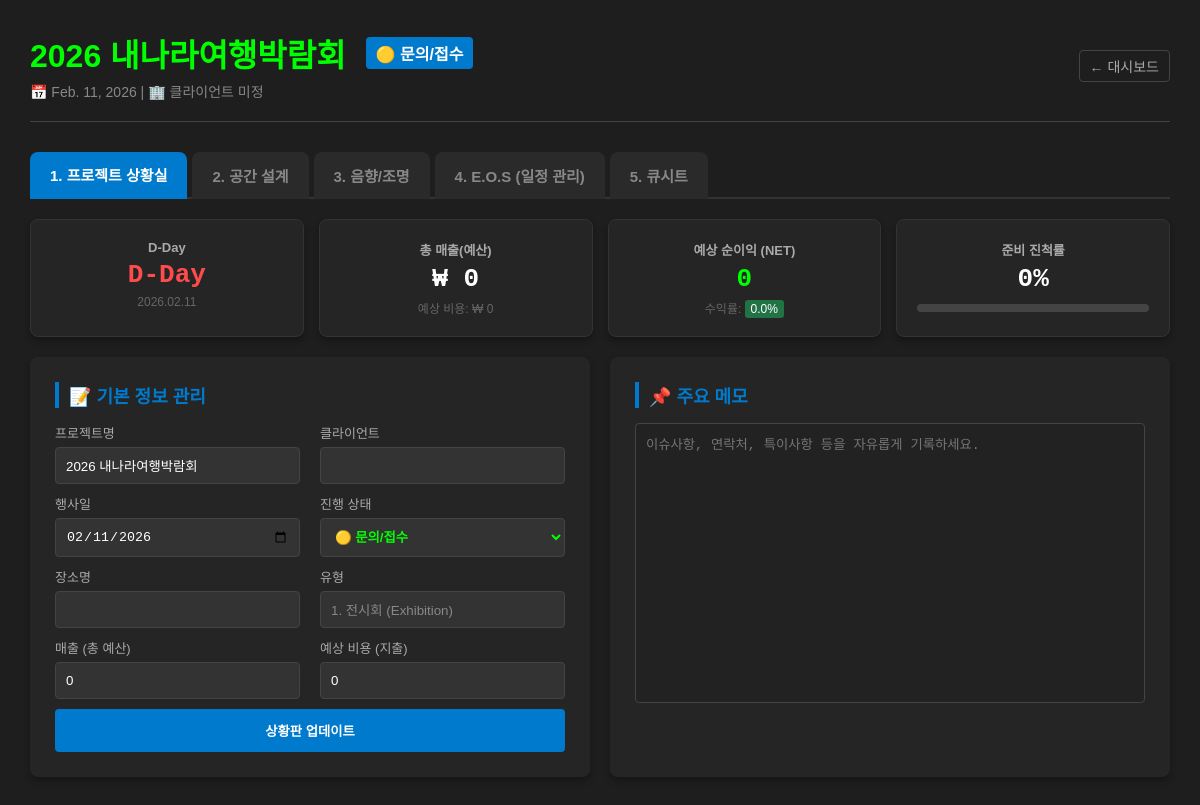
/event/3/ (signed in), run on the app's committed database.
### main/models.py (models this page shows, shortened)
class Event(models.Model):
    author = models.ForeignKey(User, on_delete=models.CASCADE)
    title = models.CharField(max_length=200, verbose_name="프로젝트명")
    client_name = models.CharField(max_length=100, verbose_name="클라이언트(발주처)", default="", blank=True)
    venue_name = models.CharField(max_length=100, verbose_name="장소명", default="", blank=True)
    budget = models.IntegerField(default=0, verbose_name="총 예산(원)")
    expected_cost = models.IntegerField(default=0, verbose_name="예상 지출(비용)")
    status = models.CharField(max_length=20, choices=STATUS_CHOICES, default='inquiry', verbose_name="진행 상태")
    date = models.DateField(verbose_name="행사일")
    created_at = models.DateTimeField(auto_now_add=True)
    event_type = models.CharField(max_length=20, choices=TYPE_CHOICES_EVENT, default='event', verbose_name="행사 유형")
    venue_width = models.FloatField(default=20.0, verbose_name="공간 가로(m)")
    venue_depth = models.FloatField(default=40.0, verbose_name="공간 깊이(m)")
    venue_height = models.FloatField(default=5.0, verbose_name="천고(m)")
    has_stage = models.BooleanField(default=True, verbose_name="[장비] 무대 사용")
    stage_width = models.FloatField(default=14.4, verbose_name="무대 가로(m)")
    stage_depth = models.FloatField(default=4.8, verbose_name="무대 깊이(m)")
    stage_height = models.FloatField(default=0.9, verbose_name="무대 높이(m)")
    table_gap = models.FloatField(default=3.0, verbose_name="객석 간격(m)")
    seating_type = models.CharField(max_length=20, choices=SEATING_CHOICES, default='banquet', verbose_name="객석 배치 유형")
    has_virgin_road = models.BooleanField(default=False, verbose_name="버진로드 포함")
    has_foh = models.BooleanField(default=True, verbose_name="FOH(콘솔) 배치")
    has_sound = models.BooleanField(default=True, verbose_name="[장비] 음향 사용")
    has_lighting = models.BooleanField(default=True, verbose_name="[장비] 조명 사용")
    has_screen = models.BooleanField(default=False, verbose_name="[장비] 영상 사용")
    has_booth = models.BooleanField(default=False, verbose_name="[시설] 전시 부스")
    has_print = models.BooleanField(default=False, verbose_name="[제작] 인쇄물")

### main/views.py (the view, shortened to what this page needs)
# urls.py: path('event/<int:event_id>/', views.detail, name='detail'),
@login_required
def detail(request, event_id):
    event = get_object_or_404(Event, pk=event_id)
    if event.author != request.user:
        return HttpResponse("이 프로젝트를 볼 권한이 없습니다.", status=403)
    overview_form = EventOverviewForm(instance=event)
    space_form = EventSpaceForm(instance=event)
    cue_form = CueForm()
    task_form = TaskForm()
    today = date.today()
    d_day = (event.date - today).days
    total_tasks = event.tasks.count()
    done_tasks = event.tasks.filter(is_done=True).count()
    progress = int((done_tasks / total_tasks) * 100) if total_tasks > 0 else 0
    total_task_budget = event.tasks.aggregate(total=Sum('planned_budget'))['total'] or 0
    budget = event.budget if event.budget is not None else 0
    cost = total_task_budget
    profit = budget - cost
    try:
        profit_rate = round((profit / budget) * 100, 1) if budget > 0 else 0.0
    except (TypeError, ZeroDivisionError):
        profit_rate = 0.0
    fmt_budget = f"{budget:,}"
    fmt_cost = f"{cost:,}"
    fmt_profit = f"{profit:,}"
    phase_ordering = Case(
        When(task_category__in=['PLANNING', 'planning', 'admin'], then=Value(0)),
        When(task_category__in=['DESIGN', 'design'], then=Value(1)),
        When(task_category__in=['PREPARATION', 'preparation'], then=Value(2)),
        When(task_category__in=['EXECUTION', 'execution'], then=Value(3)),
        When(task_category__in=['CLOSING', 'settlement'], then=Value(4)),
        default=Value(99), # 기타 -> 맨 뒤
        output_field=IntegerField(),
    )
    tasks = event.tasks.all().annotate(order_rank=phase_ordering).order_by('order_rank', 'deadline')
    cues = event.cue_set.all().order_by('order')
    space_report = calculate_space(event)
    graph_space = draw_space(event)
    audio_report = calculate_audio(event)
    graph_audio = draw_audio(event, audio_report['specs'])
    l_engine = LightingEngine(event)
    light_patch, light_power, light_layout, gen_info = l_engine.get_patch_data()
    graph_light = draw_light(event, light_layout)
    return render(request, 'main/detail.html', {
        'event': event,
        'd_day': d_day,
        'progress': progress,
        'fmt_budget': fmt_budget,
        'fmt_cost': fmt_cost,
        'fmt_profit': fmt_profit,
        'profit_rate': profit_rate,
        'profit_raw': profit,
        'overview_form': overview_form,
        'space_form': space_form,
        'task_form': task_form,
        'form': cue_form,
        'tasks': tasks,
        'cues': cues,
        'space': space_report,
        'audio': audio_report,
        'light_patch': light_patch,
        'light_power': light_power,
        'gen_info': gen_info,
        'graph_space': graph_space,
        'graph_audio': graph_audio,
        'graph_light': graph_light
    })

### main/forms.py
class EventOverviewForm(forms.ModelForm):
    status = forms.ChoiceField(
        choices=STATUS_CHOICES,
        label='진행 상태',
        widget=forms.Select(attrs={'class': 'form-input', 'style': 'font-weight:bold; color:#00ff00;'})
    )
    class Meta:
        model = Event
        fields = ['title', 'client_name', 'venue_name', 'date', 'status', 'budget', 'expected_cost']
        labels = {
            'title': '프로젝트 명',
            'client_name': '클라이언트',
            'venue_name': '장소명',
            'date': '행사 날짜',
            'budget': '매출 (총 예산)',
            'expected_cost': '예상 지출',
        }
        widgets = {
            'title': forms.TextInput(attrs={'class': 'form-input'}),
            'client_name': forms.TextInput(attrs={'class': 'form-input'}),
            'venue_name': forms.TextInput(attrs={'class': 'form-input'}),
            'date': forms.DateInput(attrs={'class': 'form-input', 'type': 'date'}),
            'budget': forms.NumberInput(attrs={'class': 'form-input'}),
            'expected_cost': forms.NumberInput(attrs={'class': 'form-input', 'placeholder': '지출 예상액 입력'}),
        }

### main/calculators.py (called while the page is built)
def get_image():
    buf = io.BytesIO()
    plt.savefig(buf, format='png', bbox_inches='tight', facecolor='#252526')
    buf.seek(0)
    string = base64.b64encode(buf.read())
    uri = urllib.parse.quote(string)
    plt.close()
    return uri

def draw_light(event, layout):
    s_w, s_d = event.stage_width, event.stage_depth
    fig, ax = plt.subplots(figsize=(8, 6))
    ax.set_facecolor('#f0f0f0')
    ax.add_patch(patches.Rectangle((-s_w/2, -s_d/2), s_w, s_d, fill=False, edgecolor='black', lw=2))
    ax.plot([-s_w/2, s_w/2], [s_d/2-0.5, s_d/2-0.5], 'k--', alpha=0.3)
    ax.plot([-s_w/2, s_w/2], [-s_d/2-3.0, -s_d/2-3.0], 'k--', alpha=0.3)
    for item in layout:
        ax.scatter(item['x'], item['y'], c=item['color'], s=100, edgecolors='black', zorder=5)
    ax.set_xlim(-(s_w/2)-2, (s_w/2)+2)
    ax.set_ylim(-(s_d/2)-5, (s_d/2)+2)
    ax.set_title("조명 배치 플롯", color='white')
    ax.grid(True, alpha=0.2)
    ax.axis('off')
    return get_image()

### main/models.py (called while the page is built)
    def __str__(self):
        return self.name

### main/templates/main/detail.html (shortened to what this page needs)
{% load humanize %}
<!DOCTYPE html>
<html lang="ko">
<head>
</head>
<body>
    <div class="container">
        <div class="header">
            <div>
                <h1 class="event-title">
                    {{ event.title }}
                    <span class="badge badge-status" style="margin-left:10px; font-size:16px;">{{ event.get_status_display }}</span>
                </h1>
                <div class="event-meta">
                    📅 {{ event.date }} | 🏢 {{ event.client_name|default:"클라이언트 미정" }}
                </div>
            </div>
            <a href="{% url 'index' %}" class="btn-back">← 대시보드</a>
        </div>
        <div class="tab-menu">
            <button class="tab-btn active" onclick="openTab('tab1', this)">1. 프로젝트 상황실</button>
            <button class="tab-btn" onclick="openTab('tab2', this)">2. 공간 설계</button>
            <button class="tab-btn" onclick="openTab('tab3', this)">3. 음향/조명</button>
            <button class="tab-btn" onclick="openTab('tab4', this)">4. E.O.S (일정 관리)</button>
            <button class="tab-btn" onclick="openTab('tab5', this)">5. 큐시트</button>
        </div>
        <div id="tab1" class="tab-content active">
            <div class="grid-dashboard">
                <div class="dash-card">
                    <div class="dash-label">D-Day</div>
                    <div class="dash-value" style="color: {% if d_day < 7 %}#ff4b4b{% else %}white{% endif %};">
                        {% if d_day == 0 %} D-Day {% elif d_day > 0 %} D-{{ d_day }} {% else %} 종료 {% endif %}
                    </div>
                    <div class="dash-sub">{{ event.date|date:"Y.m.d" }}</div>
                </div>
                <div class="dash-card">
                    <div class="dash-label">총 매출(예산)</div>
                    <div class="dash-value">₩ {{ fmt_budget }}</div>
                    <div class="dash-sub">예상 비용: ₩ {{ fmt_cost }}</div>
                </div>
                <div class="dash-card">
                    <div class="dash-label">예상 순이익 (NET)</div>
                    <div class="dash-value" style="color: {% if profit_raw < 0 %}#ff4b4b{% else %}#00ff00{% endif %};">
                        {{ fmt_profit }}
                    </div>
                    <div class="dash-sub">
                        수익률: <span style="background: {% if profit_rate < 0 %}#ff4b4b{% else %}#217346{% endif %}; color:white; padding:2px 6px; border-radius:3px;">{{ profit_rate }}%</span>
                    </div>
                </div>
                <div class="dash-card">
                    <div class="dash-label">준비 진척률</div>
                    <div class="dash-value">{{ progress }}%</div>
                    <div class="progress-bg"><div class="progress-fill" style="width: {{ progress }}%;"></div></div>
                </div>
            </div>
            <div class="grid-2">
                <div class="box">
                    <div class="section-title">📝 기본 정보 관리</div>
                    <form method="post">
                        <div class="grid-2">
                            <div><label>프로젝트명</label>{{ overview_form.title }}</div>
                            <div><label>클라이언트</label>{{ overview_form.client_name }}</div>
                        </div>
                        <div class="grid-2" style="margin-top:10px;">
                            <div><label>행사일</label>{{ overview_form.date }}</div>
                            <div><label>진행 상태</label>{{ overview_form.status }}</div>
                        </div>
                        <div class="grid-2" style="margin-top:10px;">
                            <div><label>장소명</label>{{ overview_form.venue_name }}</div>
                            <div><label>유형</label><input type="text" value="{{ event.get_event_type_display }}" class="form-input" disabled style="color:#888;"></div>
                        </div>
                        <div class="grid-2" style="margin-top:10px;">
                            <div><label>매출 (총 예산)</label>{{ overview_form.budget }}</div>
                            <div><label>예상 비용 (지출)</label>{{ overview_form.expected_cost }}</div>
                        </div>
                        <button type="submit" class="btn-save">상황판 업데이트</button>
                    </form>
                </div>
                <div class="box">
                    <div class="section-title">📌 주요 메모</div>
                    <textarea class="form-input" style="height:280px; resize:none; background:#222;" placeholder="이슈사항, 연락처, 특이사항 등을 자유롭게 기록하세요."></textarea>
                </div>
            </div>
        </div>
    </div>
</body>
</html>

### main/templates/main/detail.html (style rules this page uses)
body { background-color: #1e1e1e; color: #e0e0e0; font-family: 'Suit', sans-serif; margin: 0; }
.container { max-width: 95%; margin: 0 auto; padding: 30px; }
.header { display: flex; justify-content: space-between; align-items: center; border-bottom: 1px solid #444; padding-bottom: 20px; margin-bottom: 30px; }
.event-title { font-size: 32px; font-weight: bold; color: #00ff00; margin: 0; display: flex; align-items: center; gap: 10px; }
.event-meta { color: #888; font-size: 14px; margin-top: 5px; }
.badge { font-size: 14px; padding: 4px 10px; border-radius: 4px; background: #444; color: #ccc; }
.badge-status { background: #007acc; color: white; }
.btn-back { color: #aaa; text-decoration: none; font-size: 14px; border: 1px solid #444; padding: 5px 10px; border-radius: 4px; transition: 0.3s; }
.tab-menu { display: flex; gap: 5px; margin-bottom: 20px; border-bottom: 2px solid #333; }
.tab-btn { padding: 12px 20px; background: #2a2a2a; border: none; color: #888; font-size: 15px; font-weight: bold; cursor: pointer; border-radius: 8px 8px 0 0; transition: 0.3s; margin-bottom: -2px; }
.tab-btn.active { background: #007acc; color: white; border-bottom: 2px solid #007acc; }
.tab-content { display: none; animation: fadeIn 0.3s; }
.tab-content.active { display: block; }
.grid-dashboard { display: grid; grid-template-columns: repeat(4, 1fr); gap: 15px; margin-bottom: 20px; }
.dash-card { background: #252526; padding: 20px; border-radius: 8px; text-align: center; box-shadow: 0 4px 6px rgba(0,0,0,0.3); border: 1px solid #333; }
.dash-label { color: #aaa; font-size: 13px; margin-bottom: 5px; font-weight: bold; }
.dash-value { font-size: 26px; font-weight: bold; color: white; font-family: 'Consolas', monospace; }
.dash-sub { font-size: 12px; color: #666; margin-top: 5px; }
.progress-bg { width: 100%; background: #444; height: 8px; border-radius: 4px; margin-top: 10px; overflow: hidden; }
.box { background-color: #252526; padding: 25px; border-radius: 8px; margin-bottom: 20px; box-shadow: 0 4px 6px rgba(0,0,0,0.3); }
.section-title { color: #007acc; font-size: 18px; font-weight: bold; margin-bottom: 15px; border-left: 4px solid #007acc; padding-left: 10px; }
.grid-2 { display: grid; grid-template-columns: 1fr 1fr; gap: 20px; }
label { display: block; color: #aaa; font-size: 13px; margin-bottom: 5px; }
.form-input { background: #333; border: 1px solid #444; color: white; padding: 10px; border-radius: 4px; width: 100%; box-sizing: border-box; }
.btn-save { background: #007acc; color: white; border: none; padding: 12px; border-radius: 4px; cursor: pointer; font-weight: bold; width: 100%; margin-top: 10px; transition: 0.3s; }

### data on the page
Event: title "2026 내나라여행박람회", status "🟡 문의/접수", date "Feb. 11, 2026", client_name "클라이언트 미정", date "2026.02.11", date "02/11/2026", event_type "1. 전시회 (Exhibition)", budget "0", expected_cost "0"

### other printed values
{{ fmt_budget }} "0"
{{ fmt_cost }} "0"
{{ fmt_profit }} "0"
{{ profit_rate }} "0.0"
{{ progress }} "0"
